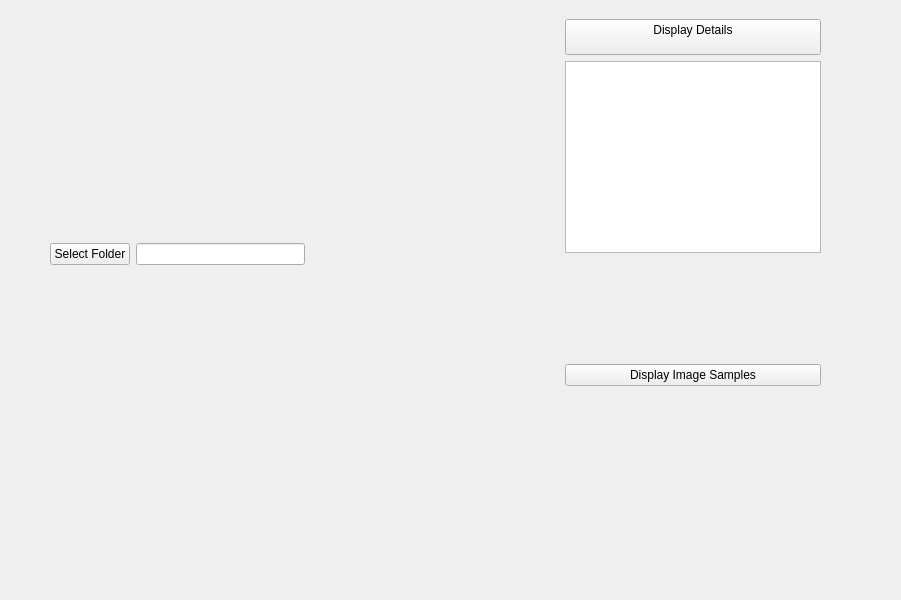
<?xml version="1.0" encoding="UTF-8"?>
<ui version="4.0">
 <class>Widget</class>
 <widget class="QWidget" name="Widget">
  <property name="geometry">
   <rect>
    <x>0</x>
    <y>0</y>
    <width>901</width>
    <height>600</height>
   </rect>
  </property>
  <property name="windowTitle">
   <string>Widget</string>
  </property>
  <property name="autoFillBackground">
   <bool>false</bool>
  </property>
  <widget class="QWidget" name="gridLayoutWidget">
   <property name="geometry">
    <rect>
     <x>50</x>
     <y>19</y>
     <width>771</width>
     <height>471</height>
    </rect>
   </property>
   <layout class="QGridLayout" name="gridLayout">
    <item row="0" column="1">
     <spacer name="horizontalSpacer">
      <property name="orientation">
       <enum>Qt::Horizontal</enum>
      </property>
      <property name="sizeHint" stdset="0">
       <size>
        <width>40</width>
        <height>20</height>
       </size>
      </property>
     </spacer>
    </item>
    <item row="0" column="2">
     <layout class="QVBoxLayout" name="verticalLayout" stretch="0,0,0,0,0">
      <item>
       <widget class="QPushButton" name="pushButton_details">
        <property name="text">
         <string>Display Details
</string>
        </property>
       </widget>
      </item>
      <item>
       <widget class="QTextBrowser" name="textBrowser_details"/>
      </item>
      <item>
       <spacer name="verticalSpacer">
        <property name="orientation">
         <enum>Qt::Vertical</enum>
        </property>
        <property name="sizeHint" stdset="0">
         <size>
          <width>20</width>
          <height>40</height>
         </size>
        </property>
       </spacer>
      </item>
      <item>
       <widget class="QPushButton" name="pushButton_images">
        <property name="text">
         <string>Display Image Samples</string>
        </property>
       </widget>
      </item>
      <item>
       <spacer name="verticalSpacer_3">
        <property name="orientation">
         <enum>Qt::Vertical</enum>
        </property>
        <property name="sizeHint" stdset="0">
         <size>
          <width>98</width>
          <height>40</height>
         </size>
        </property>
       </spacer>
      </item>
     </layout>
    </item>
    <item row="0" column="0">
     <layout class="QHBoxLayout" name="horizontalLayout">
      <item>
       <widget class="QPushButton" name="pushButton_selectFolder">
        <property name="text">
         <string>Select Folder</string>
        </property>
       </widget>
      </item>
      <item>
       <widget class="QLineEdit" name="lineEdit_Path"/>
      </item>
     </layout>
    </item>
   </layout>
  </widget>
 </widget>
 <resources/>
 <connections/>
</ui>
